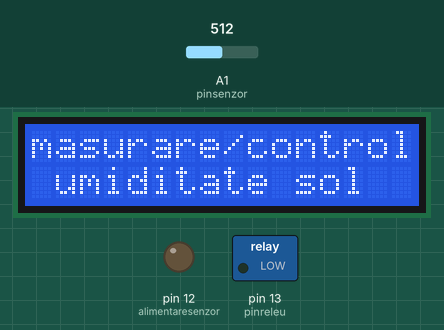
This sketch was run on a simulated Arduino Uno, built with avr-gcc and run on an emulated ATmega328P. On the bench: 16×2 character LCD, switched loads named in the sketch (green lamp = pin HIGH), output pins drawn as LEDs (lit = HIGH). The inputs (shaded band) are chosen by the test bench; at power-on: A1 (pinsenzor) = 512.

Above: at 0.1 s.
At 4.2 s:
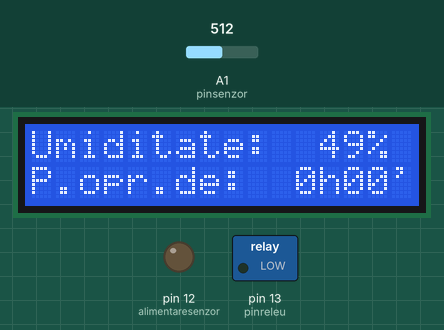
At 76.2 s:
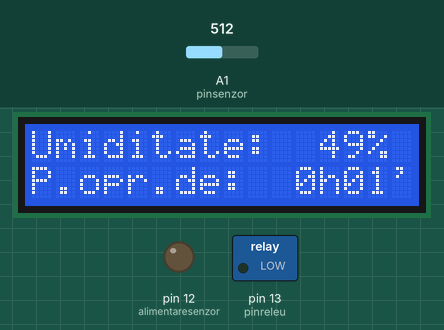
At 111.2 s:
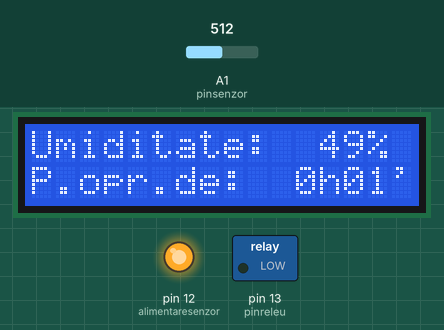
Timing chart, 0 to 113.7 s (numbered marks = the images above):
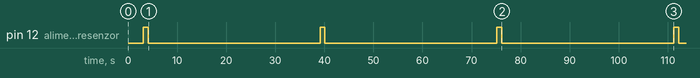

Measured:
- by itself, pin 12 (alimentaresenzor): alternates HIGH for 1.0 s and LOW for 35.0 s
- what the display in image 1 shows lasts 72.1 s, from 4.1 s to 76.2 s

The sketch:

lcd1602_i2c_umditatesol_ver2.ino
```cpp
// sketch scris de niq_ro (Nicu FLORICA), Craiova, 22.06.2016
// versiune pentru udare, 27.06.2016
// versiune indicate timp scurs de la ultima udare, 02.07.2016
// http://www.tehnic.go.ro
// http://nicuflorica.blogspot.ro/
// http://arduinotehniq.blogspot.com/
// http://www.arduinotehniq.com/

#include <Wire.h>                // folosire librarie pentru protocol i2c
#include <LiquidCrystal_I2C.h>   // folosire librarie pentru afisaj lcd1602 pe i2c

// afisaj 1602 pe i2c cu adresa 0x27
LiquidCrystal_I2C lcd(0x27, 16, 2);

int citiredate;
int procentumiditate;
#define pinsenzor A1             // senzorul de masura se conecteaza la pinul definit
#define alimentaresenzor 12      // senzorul nu va fi alimentat permanent pt. evitare efect de coroziune (electroliza)
#define pinreleu 13              // comanda releului care poate porni o pompa se conecteaza la pinul definit
byte pragudare;                  // variabila pentru prag pornire pompa (0..100%)
unsigned long pauzamare;         // variabila pentru timp intre citiri (in ms) cand pamantul este umed;
unsigned int pauzamica;          // variabila pentru timp intre citiri (in ms) cand pamantul este uscat;

unsigned long tpudare;
unsigned long tpactual;
unsigned long tptrecut;
int tpminute;
int tpore;


void setup()
{
pinMode(alimentaresenzor, OUTPUT); // definim pinul ca iesire
pinMode(pinreleu, OUTPUT);         // definim pinul ca iesire

digitalWrite(alimentaresenzor, LOW); // pinul ramane in 0 logic
digitalWrite(pinreleu, LOW);         // pinul ramane in 0 logic

lcd.begin();  // initializare afisaj
lcd.backlight(); // aprindere fundal

lcd.setCursor(0, 0);   // pozitionare cursor pe colana a 4-a din stanga - sus
lcd.print("masurare/control"); // afisare text
lcd.setCursor(1, 1);   // mutare cursor pe coloana a 2-a din stanga - jos
lcd.print("umiditate sol"); // afisare text
delay(3000);           // temporizare 3 secunde
lcd.clear();           // stergere ecran

pragudare = 25;        // prag alimentare pompa in % (25%)
//pauzamare = 300000;    // timp in ms (300000 -> 300sec -> 5 minute)
pauzamare = 30000;
pauzamica = 5000;      // timp in ms (5000 -> 5sec)

tpudare = 0;
tpactual = 0;
tptrecut = 0;
tpminute = 0;
tpore = 0;
}

void loop()
{
digitalWrite(alimentaresenzor, HIGH); // pinul de alimentare senzor in 1 logic
delay(1000);
citiredate = analogRead(pinsenzor);                // citire valoare pe intrarea analogica
procentumiditate = map(citiredate, 1023,0,0,100);  // transformare date primare in procente
digitalWrite(alimentaresenzor, LOW); // pinul de alimentare senzor in 0 logic

lcd.setCursor(0, 0);
lcd.print("Umiditate: ");
if (procentumiditate < 100) lcd.print(" ");
if (procentumiditate < 10) lcd.print(" ");
lcd.print(procentumiditate);
lcd.print("%");

if (procentumiditate < pragudare) // daca pamantul e prea uscat
{
digitalWrite(pinreleu, HIGH);     // se comanda releul pentru a actiona o pompa
lcd.setCursor(0, 1);
lcd.print("Pompa pornita ! ");
tpudare = millis();               // se memoreaza timpul cand se uda
}
else                              // daca pamantul este suficient de umed
{
digitalWrite(pinreleu, LOW);      // releul este in repaus
lcd.setCursor(0, 1);
//lcd.print("Pompa oprita !  ");
lcd.print("P.opr.de:");
tpactual = millis();

tptrecut = tpactual - tpudare;
tptrecut = tptrecut/60000;       // transformare in minute
tpore = tptrecut/60;
tpminute = tptrecut - 60*tpore;
if (tpore<100) lcd.print(" ");
if (tpore<10) lcd.print(" ");
lcd.print(tpore);
lcd.print("h");
if (tpminute<10) lcd.print("0");
lcd.print(tpminute);
lcd.print("' ");

delay(pauzamare);                 // pauza mare intre citiri cand pamantul este umed
}

delay(pauzamica);	          // pauza intre cititi
}
```
